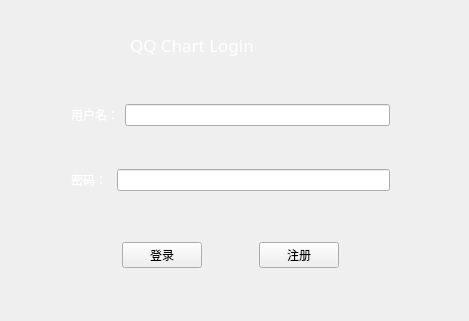
<?xml version="1.0" encoding="UTF-8"?>
<ui version="4.0">
 <class>login</class>
 <widget class="QWidget" name="login">
  <property name="geometry">
   <rect>
    <x>0</x>
    <y>0</y>
    <width>469</width>
    <height>321</height>
   </rect>
  </property>
  <property name="windowTitle">
   <string>login</string>
  </property>
  <property name="whatsThis">
   <string>&lt;html&gt;&lt;head/&gt;&lt;body&gt;&lt;p&gt;&lt;img src=&quot;:/image/bg1.jpg&quot;/&gt;&lt;/p&gt;&lt;/body&gt;&lt;/html&gt;</string>
  </property>
  <property name="styleSheet">
   <string notr="true"/>
  </property>
  <widget class="QWidget" name="horizontalLayoutWidget">
   <property name="geometry">
    <rect>
     <x>60</x>
     <y>90</y>
     <width>341</width>
     <height>51</height>
    </rect>
   </property>
   <layout class="QHBoxLayout" name="horizontalLayout">
    <item>
     <widget class="QLabel" name="label">
      <property name="font">
       <font>
        <family>微软雅黑</family>
       </font>
      </property>
      <property name="text">
       <string>&lt;html&gt;&lt;head/&gt;&lt;body&gt;&lt;p&gt;&lt;span style=&quot; color:#ffffff;&quot;&gt;用户名：&lt;/span&gt;&lt;/p&gt;&lt;/body&gt;&lt;/html&gt;</string>
      </property>
     </widget>
    </item>
    <item>
     <widget class="QLineEdit" name="usernameline"/>
    </item>
   </layout>
  </widget>
  <widget class="QLabel" name="label_2">
   <property name="geometry">
    <rect>
     <x>130</x>
     <y>30</y>
     <width>181</width>
     <height>31</height>
    </rect>
   </property>
   <property name="font">
    <font>
     <family>微软雅黑</family>
     <pointsize>13</pointsize>
    </font>
   </property>
   <property name="whatsThis">
    <string>&lt;html&gt;&lt;head/&gt;&lt;body&gt;&lt;p&gt;欢迎登录&lt;/p&gt;&lt;/body&gt;&lt;/html&gt;</string>
   </property>
   <property name="text">
    <string>&lt;html&gt;&lt;head/&gt;&lt;body&gt;&lt;p&gt;&lt;span style=&quot; color:#ffffff;&quot;&gt;QQ Chart Login &lt;/span&gt;&lt;/p&gt;&lt;/body&gt;&lt;/html&gt;</string>
   </property>
  </widget>
  <widget class="QWidget" name="horizontalLayoutWidget_2">
   <property name="geometry">
    <rect>
     <x>60</x>
     <y>150</y>
     <width>341</width>
     <height>61</height>
    </rect>
   </property>
   <layout class="QHBoxLayout" name="horizontalLayout_2">
    <item>
     <widget class="QLabel" name="label_3">
      <property name="font">
       <font>
        <family>微软雅黑</family>
       </font>
      </property>
      <property name="text">
       <string>&lt;html&gt;&lt;head/&gt;&lt;body&gt;&lt;p&gt;&lt;span style=&quot; color:#ffffff;&quot;&gt; 密码： &lt;/span&gt;&lt;/p&gt;&lt;/body&gt;&lt;/html&gt;</string>
      </property>
     </widget>
    </item>
    <item>
     <widget class="QLineEdit" name="passwordline"/>
    </item>
   </layout>
  </widget>
  <widget class="QWidget" name="horizontalLayoutWidget_3">
   <property name="geometry">
    <rect>
     <x>60</x>
     <y>220</y>
     <width>341</width>
     <height>71</height>
    </rect>
   </property>
   <layout class="QHBoxLayout" name="horizontalLayout_3">
    <item>
     <spacer name="horizontalSpacer_2">
      <property name="orientation">
       <enum>Qt::Horizontal</enum>
      </property>
      <property name="sizeHint" stdset="0">
       <size>
        <width>40</width>
        <height>20</height>
       </size>
      </property>
     </spacer>
    </item>
    <item>
     <widget class="QPushButton" name="loginbutton">
      <property name="font">
       <font>
        <family>微软雅黑</family>
       </font>
      </property>
      <property name="text">
       <string>登录</string>
      </property>
     </widget>
    </item>
    <item>
     <spacer name="horizontalSpacer">
      <property name="orientation">
       <enum>Qt::Horizontal</enum>
      </property>
      <property name="sizeHint" stdset="0">
       <size>
        <width>40</width>
        <height>20</height>
       </size>
      </property>
     </spacer>
    </item>
    <item>
     <widget class="QPushButton" name="regeditbutton">
      <property name="font">
       <font>
        <family>微软雅黑</family>
       </font>
      </property>
      <property name="text">
       <string>注册</string>
      </property>
     </widget>
    </item>
    <item>
     <spacer name="horizontalSpacer_3">
      <property name="orientation">
       <enum>Qt::Horizontal</enum>
      </property>
      <property name="sizeHint" stdset="0">
       <size>
        <width>40</width>
        <height>20</height>
       </size>
      </property>
     </spacer>
    </item>
   </layout>
  </widget>
 </widget>
 <layoutdefault spacing="6" margin="11"/>
 <resources/>
 <connections/>
</ui>
